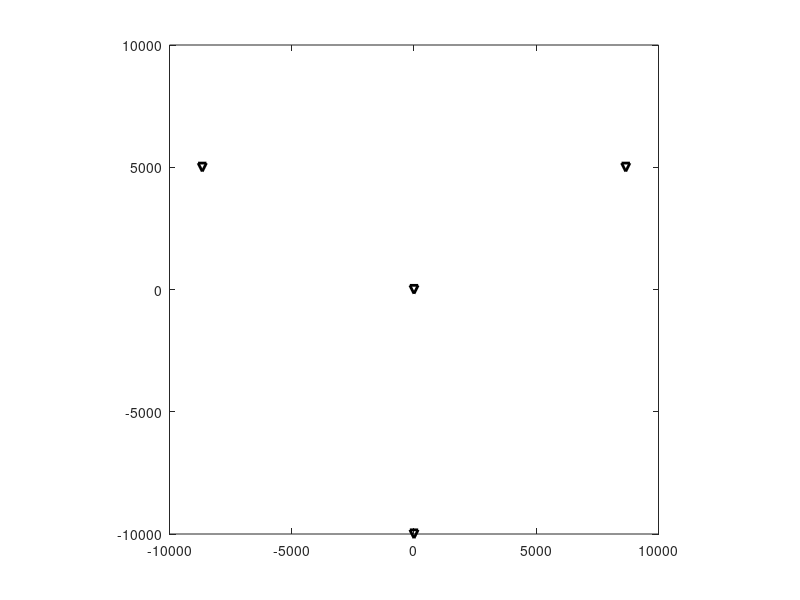

The MATLAB script that drew this image: (Note: this script raises an error after producing the figure.)
%% формируем координаты постов
R = 10e3; %% расстояние между постами
posts = [];
hp = 15;
alphap = [30 150 270]*pi/180;
for i = 1:3
    posts(:,i) = [R * cos(alphap(i)); R * sin(alphap(i)); hp];
end
posts(:,4) = [0;0;hp];
% posts = posts + normrnd(0, 3, [3 4]);
% posts(:,4) = [];
config.posts = posts;
plot(config.posts(1,:),config.posts(2,:),'vk','linewidth',2)
daspect([1 1 1])
%%
h = [];
hdop = [];
pdop = [];
zdop = [];
h = 0:1:100;
for i = 1:length(h)
    DOP = get_dop_value(config, 1e3, 1e3, h(i), 'ToA');
    hdop(i) = DOP.HDOP;
    pdop(i) = DOP.PDOP;
    zdop(i) = DOP.ZDOP;
end
plot(h,hdop)
hold on
plot(h,pdop)
plot(h,zdop)
%%
xdop = [];
ydop = [];
zdop = [];
hdop = [];
% tdop = [];
mesh_points = [];
R = [];
X = -50e3:1e3:50e3;
Y = X;
h_geo = 10000;
k = 0;
for i = 1:length(X)
    for j = 1:length(Y)
        point = calculate_geo_heigth(config, X(i), Y(j), h_geo);
%         point = [X(i);Y(j);10000];
        if point(3) > 0
            k = k + 1;
            mesh_points(:,k) = point;
            R(k) = norm(point(1:2));
            dop = get_dop_value(config, mesh_points(1,k), mesh_points(2,k), mesh_points(3,k), 'ToA2D');
            xdop(j,i) = dop.XDOP;
            ydop(j,i) = dop.YDOP;
%             zdop(j,i) = dop.ZDOP;
            tdop(j,i) = dop.TDOP;
            hdop(j,i) = dop.HDOP;
        else
            xdop(j,i) = NaN;
            ydop(j,i) = NaN;
%             zdop(j,i) = NaN;
            tdop(j,i) = NaN;
            hdop(j,i) = NaN;
        end
    end
end
% plot3(mesh_points(1,:),mesh_points(2,:),mesh_points(3,:),'.')
figure
% contourf(Y/1000,X/1000,hdop,10:20:200,'ShowText','on')
% contourf(Y,X,DOP,[100 300 1000 2000 3000 5000],'ShowText','on')
contourf(X/1000,Y/1000,tdop,[1 2 5 10 20 30 40 50 60 100 150 200 300:100:1000 2000:1000:10000],'ShowText','on')
colormap(jet)
hold on
plot(posts(1,:)/1000,posts(2,:)/1000,'kv','MarkerSize',10,'linewidth',2)
% xlim([-0.5e5 0.5e5]/1000)
% ylim([-0.5e5 0.5e5]/1000)
xlabel('x, km')
ylabel('y, km')
% title('DOP')
set(gca,'FontSize',14)
%colorbar
daspect([1 1 1])
grid on
%%

X = [190e3; 190e3; 10000];
X = calculate_geo_heigth(config, X(1), X(2), 10000);
R = [];
for i = 1:4
    R(i,1) = norm(X - config.posts(:,i));
end

RD = [R(4) - R(1); R(4) - R(2); R(4) - R(3); R(3) - R(1); R(3) - R(2); R(2) - R(1)];

sigma_n = 1;
X3Dtoa = [];
k_3D = 0;
X2Dtoa = [];
k_2D = 0;
Xa1 = [];
Xa2 = [];
k_a = 0;
for i = 1:5000
    toa = R + normrnd(0,sigma_n,[4 1]);
%     rd = RD + normrnd(0,sqrt(2)*sigma_n,[6 1]);
    rd = [toa(4) - toa(1); toa(4) - toa(2); toa(4) - toa(3); toa(3) - toa(1); toa(3) - toa(2); toa(2) - toa(1)];

    [x, ~, ~, flag] = coord_solver3D(toa, config.posts, [X; R(1)]);
%     [x, ~, ~, flag] = coord_solver3D(toa, config.posts, [0;0;100;R(1)]);
    if flag
        k_3D = k_3D + 1;
        X3Dtoa(:,k_3D) = x;
    end
    [x, ~, ~, flag] = coord_solver2D(toa, config.posts, [X(1:2); R(1)],X(3));
    if flag
        k_2D = k_2D + 1;
        X2Dtoa(:,k_2D) = x;
    end
    [x] = solver_analytical_3D_4_posts(toa, config.posts);
    if x
        k_a = k_a + 1;
        Xa1(:,k_a) = x(:,1);
        Xa2(:,k_a) = x(:,2);
    end
%     [X3Dtdoa(:,i)] = NavSolverRDinvh(rd, config.posts, X);
%     [X3DtdoaD(:,i)] = NavSolverRDinvhDn(rd, config.posts, X, sigma_n);
end
dop3Dtoa = get_dop_value(config, X(1), X(2), X(3), 'ToA');
dop2Dtoa = get_dop_value(config, X(1), X(2), X(3), 'ToA2D');
% dop3Dtdoa = get_dop_value(config, X(1), X(2), X(3), 'TDoA');
% dop3DtdoaD = get_dop_value(config, X(1), X(2), X(3), 'TDoA3D_Dn');
% dop2DtdoaD = get_dop_value(config, X(1), X(2), X(3), 'TDoA2D_Dn');
[std(X3Dtoa(1,:))/sigma_n dop3Dtoa.XDOP;
    std(X3Dtoa(2,:))/sigma_n dop3Dtoa.YDOP;
    std(X3Dtoa(3,:))/sigma_n dop3Dtoa.ZDOP;
    std(X3Dtoa(4,:))/sigma_n dop3Dtoa.TDOP;
    norm([std(X3Dtoa(1,:)) std(X3Dtoa(2,:))])/sigma_n dop3Dtoa.HDOP]
[std(X2Dtoa(1,:))/sigma_n dop2Dtoa.XDOP;
    std(X2Dtoa(2,:))/sigma_n dop2Dtoa.YDOP;
    std(X2Dtoa(3,:))/sigma_n dop2Dtoa.TDOP]
% [std(X3Dtdoa(1,:))/(sigma_n*sqrt(2)) dop3Dtdoa.XDOP;
%     std(X3Dtdoa(2,:))/(sigma_n*sqrt(2)) dop3Dtdoa.YDOP;
%     std(X3Dtdoa(3,:))/(sigma_n*sqrt(2)) dop3Dtdoa.ZDOP;]
% [std(X3Dtdoa(1,:))/(sigma_n*sqrt(2)) std(X3DtdoaD(1,:))/(sigma_n*sqrt(2));
%     std(X3Dtdoa(2,:))/(sigma_n*sqrt(2)) std(X3DtdoaD(2,:))/(sigma_n*sqrt(2));
%     std(X3Dtdoa(3,:))/(sigma_n*sqrt(2)) std(X3DtdoaD(3,:))/(sigma_n*sqrt(2));]
% [dop3DtdoaD.XDOP dop3Dtoa.XDOP;
%     dop3DtdoaD.YDOP dop3Dtoa.YDOP;
%     dop3DtdoaD.ZDOP dop3Dtoa.ZDOP;]
% [dop2DtdoaD.XDOP dop2Dtoa.XDOP;
%     dop2DtdoaD.YDOP dop2Dtoa.YDOP;]
[X mean(X3Dtoa(1:3,:)')' mean(X2Dtoa')']
[mean(Xa1')' std(Xa1')'/sigma_n mean(Xa2')' std(Xa2')'/sigma_n]
%% 2D распределение ГФ
xdop = [];
ydop = [];
zdop = [];
hdop = [];
tdop = [];
pdop = [];
Z = [];
mesh_points = [];
R = [];
X = -100e3:1e3:100e3;
Y = X;
h_geo = 10000;
k = 0;
for i = 1:length(X)
    for j = 1:length(Y)
        z = h_geo_calc(X(i), Y(j), h_geo);
        point = [X(i);Y(j);z];
%          point = [X(i);Y(j);10000];
        Z(j,i) = point(3);
        if point(3) > 0
            k = k + 1;
            mesh_points(:,k) = point;
            R(k) = norm(point);
            dop = get_dop_value(config, mesh_points(1,k), mesh_points(2,k), mesh_points(3,k), 'ToA2D');
            xdop(j,i) = dop.XDOP;%/R(k);
            ydop(j,i) = dop.YDOP;%/R(k);
%             zdop(j,i) = dop.ZDOP;
            tdop(j,i) = dop.TDOP;%/R(k);
            hdop(j,i) = dop.HDOP;%/R(k);
            pdop(j,i) = dop.PDOP;%/R(k);
        else
            xdop(j,i) = NaN;
            ydop(j,i) = NaN;
            zdop(j,i) = NaN;
            tdop(j,i) = NaN;
            hdop(j,i) = NaN;
            pdop(j,i) = NaN;
        end
    end
end
show_dop(X,Y,hdop,[1 10 30 50 100 300 700 1000:1000:3000],[1 2000],config)
%% 1D РАСПРЕДЕЛЕНИЕ ВДОЛЬ РАДИАЛЬНЫХ ЛИНИЙ 
alpha = (-90:30:90)*(pi)/180;
figure(1)
hold on
grid on
figure(2)
hold on
grid on

for j = 1:length(alpha)
    r = 0:1e3:200e3;
    X = r * cos(alpha(j));
    Y = r * sin(alpha(j));
    h_geo = 10000;
    R = [];
    zdop = [];
    tdop =[];
    hdop = [];
    pdop = [];
    mesh_points = [];
    k = 0;
    for i = 1:length(X)
        point = calculate_geo_heigth(config, X(i), Y(i), h_geo);
%             point = [X(i); Y(i); h_geo];
        if point(3) > hp
            k = k + 1;
            mesh_points(:,k) = point;
            R(k) = norm(point(1:2));
            dop = get_dop_value(config, point(1), point(2), point(3), 'ToA');
            zdop(k) = dop.ZDOP;%/R(k);
            tdop(k) = dop.TDOP;%/R(k);
            hdop(k) = dop.HDOP;%/R(k);
            pdop(k) = dop.PDOP;%/R(k);
        end
    end
    dops{j} = hdop;
    figure(1)
    plot(R,hdop)
    figure(2)
    plot3(mesh_points(1,:),mesh_points(2,:),mesh_points(3,:),'.-')
end
figure(1)
legend()
figure(2)
legend
plot3(config.posts(1,:),config.posts(2,:),config.posts(3,:),'v')
%% 1D распредеелние по радиусу
R = 50e3;
alpha = 0:0.01:2*pi;
X = R * cos(alpha);
Y = R * sin(alpha);
h_geo = 10e3;
zdop = [];
tdop =[];
hdop = [];
hdop2D = [];
pdop = [];
k = 0;
for i = 1:length(X)
    point = calculate_geo_heigth(config, X(i), Y(i), h_geo);
    %     point = [X(i); Y(i); h_geo];
    if point(3) > hp
        k = k + 1;
        mesh_points(:,k) = point;
        R(k) = norm(point(1:2));
        dop = get_dop_value(config, point(1), point(2), point(3), 'ToA');
        zdop(k) = dop.ZDOP;%/R(k);
        tdop(k) = dop.TDOP;%/R(k);
        hdop(k) = dop.HDOP;%/R(k);
        pdop(k) = dop.PDOP;%/R(k);
        dop = get_dop_value(config, point(1), point(2), point(3), 'ToA2D');
        hdop2D(k) = dop.HDOP;%/R(k);
    end
end
figure
plot(alpha*180/pi,hdop,'-r','linewidth',2)
hold on
plot(alpha*180/pi,pdop,'-g','linewidth',2)
plot(alpha*180/pi,zdop,'-b','linewidth',2)
plot(alpha*180/pi,hdop2D,'-c','linewidth',2)
% plot(alpha*180/pi,tdop)
plot([alphap(1) alphap(1)]*180/pi, [min([pdop zdop])-1000 max([pdop zdop])+100],'k--','linewidth',1)
text([alphap(1)]*180/pi,50,'ПП1')
plot([alphap(2) alphap(2)]*180/pi, [min([pdop zdop])-1000 max([pdop zdop])+100],'k--','linewidth',1)
text([alphap(2)]*180/pi,50,'ПП2')
plot([alphap(3) alphap(3)]*180/pi, [min([pdop zdop])-1000 max([pdop zdop])+100],'k--','linewidth',1)
text([alphap(3)]*180/pi,50,'ПП3')
grid on
legend('HDOP 3D','PDOP 3D','ZDOP 3D','HDOP 2D')
set(gca,'FontSize',14)
set(gca,'FontName','Times')
ylim([0 550])
xlim([0 360])
xlabel('θ, град')
% daspect([1 1 1])
[max(hdop) - min(hdop) (max(hdop) - min(hdop))/mean(hdop)*100]
[max(pdop) - min(pdop) (max(pdop) - min(pdop))/mean(pdop)*100]
[max(zdop) - min(zdop) (max(zdop) - min(zdop))/mean(zdop)*100]
[max(hdop2D) - min(hdop2D) (max(hdop2D) - min(hdop2D))/mean(hdop2D)*100]
%%
%% 1D зависимость ГФ от дальности
R = 20e3:1e3:250e3;
alpha = 0:0.01:2*pi;
h_geo = 10e3;
ZDOP = [];
TDOP = [];
HDOP = [];
HDOP2D = [];
PDOP = [];
for j = 1:length(R)
    X = R(j) * cos(alpha);
    Y = R(j) * sin(alpha);
    zdop = [];
    tdop =[];
    hdop = [];
    hdop2D = [];
    pdop = [];
    k = 0;
    for i = 1:length(X)
        point = calculate_geo_heigth(config, X(i), Y(i), h_geo);
        %     point = [X(i); Y(i); h_geo];
        if point(3) > hp
            k = k + 1;
            mesh_points(:,k) = point;
%             R(k) = norm(point(1:2));
            dop = get_dop_value(config, point(1), point(2), point(3), 'ToA');
            zdop(k) = dop.ZDOP;%/R(k);
            tdop(k) = dop.TDOP;%/R(k);
            hdop(k) = dop.HDOP;%/R(k);
            pdop(k) = dop.PDOP;%/R(k);
            dop = get_dop_value(config, point(1), point(2), point(3), 'ToA2D');
            hdop2D(k) = dop.HDOP;%/R(k);
        end
    end
    ZDOP(:,j) = [min(zdop); max(zdop)];
    TDOP(:,j) = [min(tdop); max(tdop)];
    HDOP(:,j) = [min(hdop); max(hdop)];
    PDOP(:,j) = [min(pdop); max(pdop)];
    HDOP2D(:,j) = [min(hdop2D); max(hdop2D)];
    j
end
figure
hold on
patch([R/1000 fliplr(R/1000)], [HDOP(1,:) fliplr(HDOP(2,:))], 'r','FaceAlpha',0.3)
% patch([R/1000 fliplr(R/1000)], [ZDOP(1,:) fliplr(ZDOP(2,:))], 'g','FaceAlpha',0.3)
patch([R/1000 fliplr(R/1000)], [PDOP(1,:) fliplr(PDOP(2,:))], 'b','FaceAlpha',0.3)
patch([R/1000 fliplr(R/1000)], [HDOP2D(1,:) fliplr(HDOP2D(2,:))], 'c','FaceAlpha',0.3)
legend('HDOP 3D','PDOP 3D','HDOP 2D')
set(gca,'FontSize',14)
set(gca,'FontName','Times')
grid on
% ylim([0 550])
% xlim([0 360])
xlabel('R, км')
%%
%% 1D зависимость ГФ от высоты ИРИ
R = 100e3;
alpha = 0:0.01:2*pi;
h_geo = 2e3:100:15e3;
ZDOP = [];
TDOP = [];
HDOP = [];
HDOP2D = [];
PDOP = [];
for j = 1:length(h_geo)
    X = R * cos(alpha);
    Y = R * sin(alpha);
    zdop = [];
    tdop =[];
    hdop = [];
    hdop2D = [];
    pdop = [];
    k = 0;
    for i = 1:length(X)
        point = calculate_geo_heigth(config, X(i), Y(i), h_geo(j));
        %     point = [X(i); Y(i); h_geo];
        if point(3) > hp
            k = k + 1;
            mesh_points(:,k) = point;
%             R(k) = norm(point(1:2));
            dop = get_dop_value(config, point(1), point(2), point(3), 'ToA');
            zdop(k) = dop.ZDOP;%/R(k);
            tdop(k) = dop.TDOP;%/R(k);
            hdop(k) = dop.HDOP;%/R(k);
            pdop(k) = dop.PDOP;%/R(k);
            dop = get_dop_value(config, point(1), point(2), point(3), 'ToA2D');
            hdop2D(k) = dop.HDOP;%/R(k);
        end
    end
    ZDOP(:,j) = [min(zdop); max(zdop)];
    TDOP(:,j) = [min(tdop); max(tdop)];
    HDOP(:,j) = [min(hdop); max(hdop)];
    PDOP(:,j) = [min(pdop); max(pdop)];
    HDOP2D(:,j) = [min(hdop2D); max(hdop2D)];
    j
end
figure
hold on
patch([h_geo/1000 fliplr(h_geo/1000)], [HDOP(1,:) fliplr(HDOP(2,:))], 'r','FaceAlpha',0.3)
% patch([h_geo/1000 fliplr(h_geo/1000)], [ZDOP(1,:) fliplr(ZDOP(2,:))], 'g','FaceAlpha',0.3)
patch([h_geo/1000 fliplr(h_geo/1000)], [PDOP(1,:) fliplr(PDOP(2,:))], 'b','FaceAlpha',0.3)
patch([h_geo/1000 fliplr(h_geo/1000)], [HDOP2D(1,:) fliplr(HDOP2D(2,:))], 'c','FaceAlpha',0.3)
legend('HDOP 3D','PDOP 3D','HDOP 2D')
set(gca,'FontSize',14)
set(gca,'FontName','Times')
grid on
% ylim([0 550])
% xlim([0 360])
xlabel('h, км')
xlim([h_geo(1)/1000 h_geo(end)/1000])
%%
h_geo = 10e3;
Rp = 3e3:0.5e3:15e3; %% расстояние между постами
R = 150e3;
hp = 15;
alphap = [30 150 270]*pi/180;

ZDOP = [];
TDOP = [];
HDOP = [];
HDOP2D = [];
PDOP = [];
for j = 1:length(Rp)
    posts = [];
    for i = 1:3
        posts(:,i) = [Rp(j) * cos(alphap(i)); Rp(j) * sin(alphap(i)); hp];
    end
    posts(:,4) = [0;0;hp];
    % posts = posts + normrnd(0, 3, [3 4]);
    % posts(:,3) = [];
    config.posts = posts;
    X = R * cos(alpha);
    Y = R * sin(alpha);
    zdop = [];
    tdop =[];
    hdop = [];
    hdop2D = [];
    pdop = [];
    k = 0;
    for i = 1:length(X)
        point = calculate_geo_heigth(config, X(i), Y(i), h_geo);
        %     point = [X(i); Y(i); h_geo];
        if point(3) > hp
            k = k + 1;
            mesh_points(:,k) = point;
%             R(k) = norm(point(1:2));
            dop = get_dop_value(config, point(1), point(2), point(3), 'ToA');
            zdop(k) = dop.ZDOP;%/R(k);
            tdop(k) = dop.TDOP;%/R(k);
            hdop(k) = dop.HDOP;%/R(k);
            pdop(k) = dop.PDOP;%/R(k);
            dop = get_dop_value(config, point(1), point(2), point(3), 'ToA2D');
            hdop2D(k) = dop.HDOP;%/R(k);
        end
    end
    ZDOP(:,j) = [min(zdop); max(zdop)];
    TDOP(:,j) = [min(tdop); max(tdop)];
    HDOP(:,j) = [min(hdop); max(hdop)];
    PDOP(:,j) = [min(pdop); max(pdop)];
    HDOP2D(:,j) = [min(hdop2D); max(hdop2D)];
    j
end
figure
hold on
patch([Rp/1000 fliplr(Rp/1000)], [HDOP(1,:) fliplr(HDOP(2,:))], 'r','FaceAlpha',0.3)
% patch([h_geo/1000 fliplr(h_geo/1000)], [ZDOP(1,:) fliplr(ZDOP(2,:))], 'g','FaceAlpha',0.3)
patch([Rp/1000 fliplr(Rp/1000)], [PDOP(1,:) fliplr(PDOP(2,:))], 'b','FaceAlpha',0.3)
patch([Rp/1000 fliplr(Rp/1000)], [HDOP2D(1,:) fliplr(HDOP2D(2,:))], 'c','FaceAlpha',0.3)
legend('HDOP 3D','PDOP 3D','HDOP 2D')
set(gca,'FontSize',14)
set(gca,'FontName','Times')
grid on
% ylim([0 550])
% xlim([0 360])
xlabel('R_{п}, км')
xlim([Rp(1)/1000 Rp(end)/1000])
%%
%% 1D распредеелние по радиусу для троек
R = 150e3;
alpha = 0:0.01:2*pi;
X = R * cos(alpha);
Y = R * sin(alpha);
h_geo = 10e3;
zdop = [];
tdop =[];
hdop = [];
hdop2D = [];
pdop = [];
k = 0;
for i = 1:length(X)
    point = calculate_geo_heigth(config, X(i), Y(i), h_geo);
    %     point = [X(i); Y(i); h_geo];
    if point(3) > hp
        k = k + 1;
        mesh_points(:,k) = point;
        R(k) = norm(point(1:2));
%         dop = get_dop_value(config, point(1), point(2), point(3), 'ToA');
%         zdop(k) = dop.ZDOP;%/R(k);
%         tdop(k) = dop.TDOP;%/R(k);
%         hdop(k) = dop.HDOP;%/R(k);
%         pdop(k) = dop.PDOP;%/R(k);
        dop = get_dop_value(config, point(1), point(2), point(3), 'ToA2D');
        hdop2D(k) = dop.HDOP;%/R(k);
    end
end
% figure
% plot(alpha*180/pi,hdop,'-r','linewidth',2)
hold on
% plot(alpha*180/pi,pdop,'-g','linewidth',2)
% plot(alpha*180/pi,zdop,'-b','linewidth',2)
plot(alpha*180/pi,hdop2D,'-c','linewidth',2)
% plot(alpha*180/pi,tdop)
plot([alphap(1) alphap(1)]*180/pi, [min([hdop2D hdop2D])-1000 max([hdop2D hdop2D])+100],'k--','linewidth',1)
text([alphap(1)]*180/pi,50,'ПП1')
plot([alphap(2) alphap(2)]*180/pi, [min([hdop2D hdop2D])-1000 max([hdop2D hdop2D])+100],'k--','linewidth',1)
text([alphap(2)]*180/pi,50,'ПП2')
plot([alphap(3) alphap(3)]*180/pi, [min([hdop2D hdop2D])-1000 max([hdop2D hdop2D])+100],'k--','linewidth',1)
text([alphap(3)]*180/pi,50,'ПП3')
grid on
% legend('HDOP 3D','PDOP 3D','ZDOP 3D','HDOP 2D')
set(gca,'FontSize',14)
set(gca,'FontName','Times')
% ylim([0 550])
% xlim([0 360])
xlabel('θ, град')
% daspect([1 1 1])
% [max(hdop) - min(hdop) (max(hdop) - min(hdop))/mean(hdop)*100]
% [max(pdop) - min(pdop) (max(pdop) - min(pdop))/mean(pdop)*100]
% [max(zdop) - min(zdop) (max(zdop) - min(zdop))/mean(zdop)*100]
% [max(hdop2D) - min(hdop2D) (max(hdop2D) - min(hdop2D))/mean(hdop2D)*100]
%% ДЛЯ СКВОРЦОВА
R = [30e3; 30e3; 30e3]; %% расстояние между постами
posts = [];
hp = 1000;
alphap = [30 150 270]*pi/180;
for i = 1:3
    posts(:,i) = [R(i) * cos(alphap(i)); R(i) * sin(alphap(i)); hp];
end
posts(:,4) = [0;0;hp];
% posts(1,:) = posts(1,:) + 10e3;
% posts = posts + normrnd(0, 3, [3 4]);
% posts(:,4) = [];
% posts(:,3) = [-5e3;0;1000];
% posts(:,4) = [5e3;0;1000];
config.posts = posts;
plot(config.posts(1,:),config.posts(2,:),'vk','linewidth',2)
daspect([1 1 1])
%%
hdop = [];
% alpha = [45:0.1:135]*pi/180;
% R = 50e3:1e3:150e3;
X = -150e3:1e3:150e3;
Y = 30e3:1e3:150e3;
h_geo = 0;
k = 0;
for i = 1:length(X)
    for j = 1:length(Y)
        point = calculate_geo_heigth(config, X(i), Y(j), h_geo);
        R = sqrt(point(1)^2 + point(2)^2);
        alpha = atan2(point(2),point(1))*180/pi;
        if (R > 30e3 && R < 120e3 && alpha > 45 && alpha < 135 ) 
            k = k + 1;
            mesh_points(:,k) = point;
            dop = get_dop_value(config, mesh_points(1,k), mesh_points(2,k), mesh_points(3,k), 'ToA2D');
            
            hdop(j,i) = dop.HDOP;%/R(k);
        else
            hdop(j,i) = NaN;
        end
    end
end
show_dop(X,Y,hdop,[0:10:100 100:20:240],[1 240],config)
alpha = [45:0.1:135]*pi/180;
X = [];
for i = 1:length(alpha)
    X(1,i) = 100 * cos(alpha(i));
    X(2,i) = 100 * sin(alpha(i));
end
plot(X(1,:),X(2,:),'r--','linewidth',2)